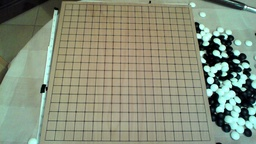
#> input picture HW06/LineDetection.jpg, 256 x 144 px, shrunk from 1280 x 720 before the run
$ jupyter execute --allow-errors 'HW[6].ipynb'
#> lines starting #> are read from the running program, lines starting #| are printed output that depends on the picture; after the words box and inside, x2 and y2 are one past the last pixel; in counts of white or black regions, pixels touching at a corner belong together
[cell 1]
import numpy as np
import cv2
import matplotlib.pyplot as plt

# Q2
Read `LineDetection.jpg` (the image below)

Use Hough to detect lines.

Note that you should consider the `Threshold`!

Here the threshold is `250`

[cell 2]
# change polar to cartesian.
def pol_to_cartesian(rho, theta):
    a = np.cos(theta)
    b = np.sin(theta)
    c = 1000
    x0 = a*rho
    y0 = b*rho
    x1 = int(x0 + c * (-b))
    y1 = int(y0 + c * (a))
    x2 = int(x0 - c * (-b))
    y2 = int(y0 - c * (a))
    return x1, y1, x2, y2

[cell 3]
#TODO
path = 'LineDetection.jpg'
image = cv2.imread(path)
#> image is the input picture: shape (144, 256, 3); mean B, G, R 122.6, 143.5, 135.5
image = cv2.cvtColor(image, cv2.COLOR_BGR2RGB)
plt.imshow(image)
plt.title('input image')
plt.axis('off')
plt.show()

[cell 4]
gray = cv2.cvtColor(image, cv2.COLOR_BGR2GRAY)
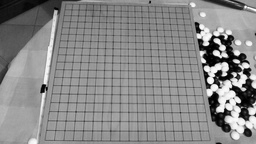
#> gray: shape (144, 256); min 0, max 253, mean 136.3
img = image.copy()

# Find the edges in the image using canny detector
edges = cv2.Canny(gray, 50, 200)
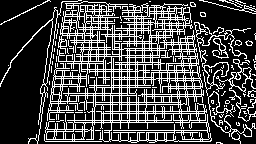
#> edges: shape (144, 256); 27.3% white in thin lines or dots

lines = cv2.HoughLines(edges, 1, np.pi/180, 250)
#> lines = None

# Draw lines on the image
#> (the rest of this cell did not finish here and is left out)

Here is a sample output:

Now use *Probabilistic Hough Transform*. then, apply it to this picture.

[cell 5]
#TODO
im = image.copy()

# Detect points that form a line
lines = cv2.HoughLinesP(edges, 1, np.pi/180, 100, minLineLength=3, maxLineGap=18)
#> lines = 29 rows, first 6: [38, 120, 224, 120], [45, 70, 250, 73], [44, 76, 252, 80], [38, 122, 238, 122], [44, 83, 253, 87], [42, 94, 255, 97]

# Draw lines on the image
for line in lines:
    x1, y1, x2, y2 = line[0]
    cv2.line(im, (x1, y1), (x2, y2), (0, 120, 80), 1)
#> this loop made 29 passes
#> (x1, y1, x2, y2) on passes 1 to 12: (38, 120, 224, 120), (45, 70, 250, 73), (44, 76, 252, 80), (38, 122, 238, 122), (44, 83, 253, 87), (42, 94, 255, 97), (87, 111, 255, 111), (39, 130, 251, 130), (44, 78, 252, 81), (41, 86, 129, 88), (45, 68, 249, 72), (92, 113, 255, 113)
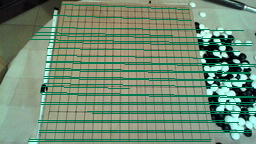
#> im: shape (144, 256, 3); mean R, G, B 114.8, 140.2, 116.3

# Show result
plt.imshow(im)
plt.title('output image')
plt.axis('off')
plt.show()

Here is a sample output (Not the best one):

Note that you should find the optimum amount of parameters which are used in this algorithm.

## part emtiazi

[cell 6]
def hough_transform(edges, treshhold):
#> called with treshhold = 250
    rho, theta = 0, 0
    rows, cols = edges.shape
#> rows = 144; cols = 256
    rho_max = int(np.sqrt(rows**2 + cols**2))
#> rho_max = 293
    rhos = np.linspace(-rho_max, rho_max, rho_max * 2)
#> rhos = 586 values from -293 to 293
    thetas = np.deg2rad(np.arange(-90, 90))

    points = np.argwhere(edges)
#> points = 10058 pairs, first value 0 to 143, second value 0 to 255
    hough = np.zeros((rho_max * 2, len(thetas)))

    for y, x in points:
        for thta in range(len(thetas)):
            rho = x * np.cos(thetas[thta]) + y * np.sin(thetas[thta]) + rho_max
            hough[int(rho), thta] += 1
#> this loop made 10058 passes
#> (y, x) on passes 1 to 3: (0, 47), (0, 48), (0, 49)
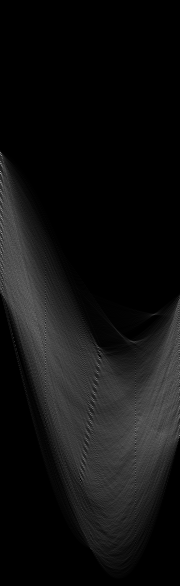
#> hough: shape (586, 180) float64; min 0, max 156, mean 17.2

    indices = np.argwhere(hough >= treshhold)
#> indices = empty array
    lines = [[rhos[i], thetas[j]] for i, j in indices]
#> lines = []
    return lines

[cell 7]
im2 = image.copy()
lines = hough_transform(edges, 250)
#> lines = []

for r, theta in lines:
    x1, y1, x2, y2 = pol_to_cartesian(r, theta)
    cv2.line(im2, (x1,y1), (x2,y2), (120, 0, 150), 1)
#> this loop made 0 passes

plt.imshow(im2)
plt.title('output image')
plt.axis('off')
plt.show()

# Q3

What does this cell of code do? Explain the algorithm.

Then Compare it with the results of the previous part.

[cell 8]
img = cv2.imread("LineDetection.jpg",0)
#> img: shape (144, 256); min 0, max 255, mean 138.7
imgcolorous = cv2.imread('LineDetection.jpg')
UNKNOWN = cv2.createLineSegmentDetector(0)
lines = UNKNOWN.detect(img)[0]
#> lines = 79 rows, first 6: [209.7, 53.58, 219.7, 57.1], [221.4, 44.01, 218.9, 38.31], [228.5, 68.34, 227.3, 63.33], [213.9, 72.95, 217.7, 70.08], [236.1, 95.42, 234, 90.77], [233.4, 83.98, 243.4, 91.48]
drawn_img = UNKNOWN.drawSegments(imgcolorous,lines)
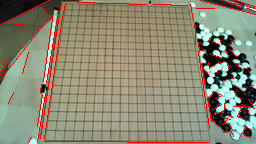
#> drawn_img: shape (144, 256, 3); mean B, G, R 117.1, 137.3, 141.5
cv2.imwrite('UNKNOWN.jpg',drawn_img)
#> Out = True

$ run again, with HW06/houghLines.png saved as HW06/LineDetection.jpg
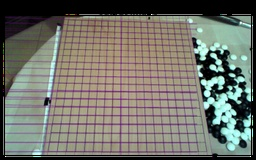
#> input picture HW06/houghLines.png, 256 x 160 px, shrunk from 349 x 218 before the run
#> image is the input picture: shape (160, 256, 3); mean B, G, R 106.5, 114.2, 114.5
#> `edges = cv2.Canny(gray, 50, 200)`:
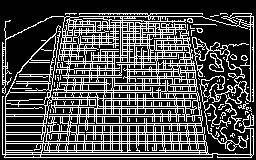
#> edges: shape (160, 256); 29.9% white in thin lines or dots, all inside (x1, y1, x2, y2) = (2, 13, 254, 158)
#> `lines = cv2.HoughLines(edges, 1, np.pi/180, 250)`: lines = None
#> `lines = cv2.HoughLinesP(edges, 1, np.pi/180, 100, minLineLength=3, max..`: lines = 42 rows, first 6: [2, 154, 253, 154], [4, 157, 251, 157], [2, 143, 253, 143], [2, 141, 253, 141], [2, 114, 251, 114], [2, 125, 253, 125]
#> the loop `for line in lines:` made 42 passes
#> points = 12259 pairs, first value 13 to 157, second value 2 to 253
#> the loop in hough_transform, `for y, x in points:` made 12259 passes
#> x on passes 1 to 3: 65, 66, 67
#> indices = empty array
#> in hough_transform, `lines = [[rhos[i], thetas[j]] for i, j in indices]`: lines = []
#> `lines = UNKNOWN.detect(img)[0]`: lines = 117 rows, first 6: [205.8, 67.52, 215.9, 71.09], [210.4, 86.71, 214.3, 83.12], [224.3, 80.66, 222.8, 75.74], [217.5, 57.85, 214.8, 51.7], [228.5, 96.38, 238.3, 104.2], [215.6, 71.19, 221.9, 70.97]
#> `drawn_img = UNKNOWN.drawSegments(imgcolorous,lines)`:
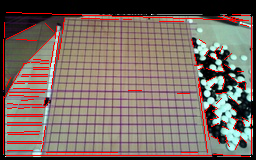
#> drawn_img: shape (160, 256, 3); mean B, G, R 100.4, 107.8, 123.7
#> Out = True
